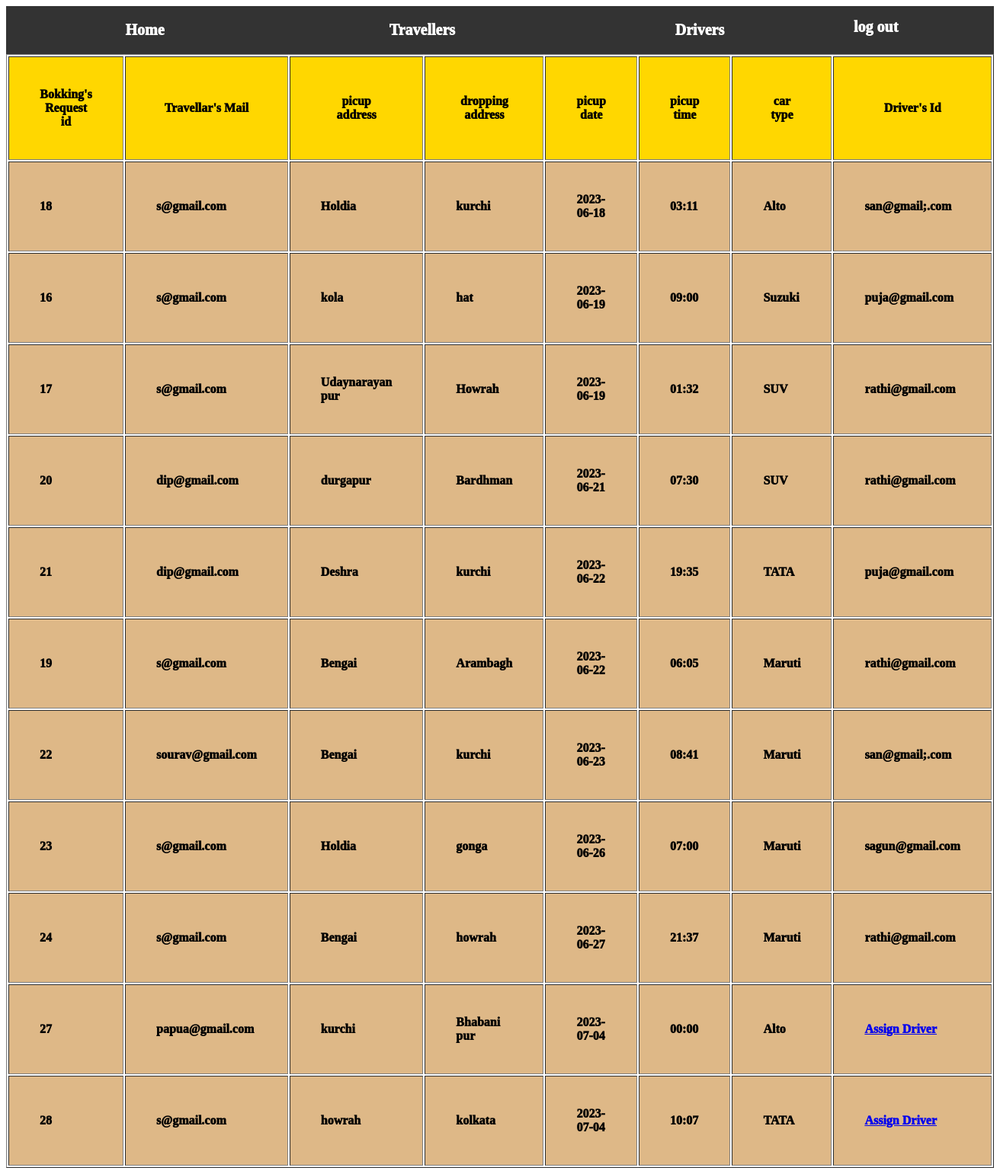
/bokking_display.php, run on the app's committed database.
### tables this page shows
CREATE TABLE `booking` (
  `tr_id` int(10) NOT NULL,
  `tmail` varchar(30) NOT NULL,
  `pic_up_address` varchar(50) NOT NULL,
  `dropping_address` varchar(50) NOT NULL,
  `pic_up_date` date NOT NULL,
  `pic_up_time` varchar(15) NOT NULL,
  `car_type` varchar(20) NOT NULL,
  `Status` varchar(20) NOT NULL,
  `d_mail` varchar(50) NOT NULL,
  `Cost` int(11) NOT NULL,
  `pament` varchar(6) NOT NULL
);

### bokking_display.php (the view, shortened to what this page needs)
<!DOCTYPE html>
<html lang="en">
<head>
</head>
<body>
<nav class="nevigation">
             <a href="home.html">Home</a>
              <a href="travelar_display.php" class="box">Travellers</a></div>
              <a href="driver_display.php" class="box">Drivers</a></div>
              <p class="flex-align-left">
              <a href="admin_logout.php">log out</a>
            </p>
      </nav>
<?php
$con=mysqli_connect("localhost","root","","cab");
$result = mysqli_query($con,"SELECT * FROM booking order by pic_up_date");
echo "<table border='1'>
<tr>
<th>Bokking's Request id</th>
<th>Travellar's Mail</th>
<th>picup address</th>
<th>dropping address</th>
<th>picup date</th>
<th>picup time</th>
<th>car type</th>
<th>Driver's Id</th>
</tr>";
while($row = mysqli_fetch_array($result))
  {
  echo "<tr>";
  echo "<td>" . $row['tr_id'] . "</td>";
  echo "<td>" . $row['tmail'] . "</td>";
  echo "<td>" . $row['pic_up_address'] . "</td>";
  echo "<td>" . $row['dropping_address'] . "</td>";
  echo "<td>" . $row['pic_up_date'] . "</td>";
  echo "<td>" . $row['pic_up_time'] . "</td>";
  echo "<td>" . $row['car_type'] . "</td>";
  if($row['Status'] == 'New')
	echo "<td><a href='Available_driver_list.php?trid=" . $row['tr_id'] . "&tdate=". $row['pic_up_date'] . "'>Assign Driver</td>";
  else
  echo "<td>" . $row['d_mail'] . "</td>";
  echo "</tr>";
  }
echo "</table>";
?>
</body>
</html>

### bokking_display.php (style rules this page uses)
* { font-weight: 1000; }
th,td { padding: 40px; }
tr { background-color:gold; }
td { background-color:burlywood; }
nav a { padding: 20px; color: white; text-decoration: none; font-size: 20px; width: 25%; text-align: center; ; }
nav { display: flex; background-color: #333; width: 100%; overflow: auto; }

### data on the page
booking: tr_id "18", tmail "s@gmail.com", pic_up_address "Holdia", dropping_address "kurchi", pic_up_date "2023-06-18", pic_up_time "03:11", car_type "Alto", d_mail "san@gmail;.com"
booking: tr_id "16", tmail "s@gmail.com", pic_up_address "kola", dropping_address "hat", pic_up_date "2023-06-19", pic_up_time "09:00", car_type "Suzuki", d_mail "puja@gmail.com"
booking: tr_id "17", tmail "s@gmail.com", pic_up_address "Udaynarayan pur", dropping_address "Howrah", pic_up_date "2023-06-19", pic_up_time "01:32", car_type "SUV", d_mail "rathi@gmail.com"
booking: tr_id "20", tmail "dip@gmail.com", pic_up_address "durgapur", dropping_address "Bardhman", pic_up_date "2023-06-21", pic_up_time "07:30", car_type "SUV", d_mail "rathi@gmail.com"
booking: tr_id "21", tmail "dip@gmail.com", pic_up_address "Deshra", dropping_address "kurchi", pic_up_date "2023-06-22", pic_up_time "19:35", car_type "TATA", d_mail "puja@gmail.com"
booking: tr_id "19", tmail "s@gmail.com", pic_up_address "Bengai", dropping_address "Arambagh", pic_up_date "2023-06-22", pic_up_time "06:05", car_type "Maruti", d_mail "rathi@gmail.com"
booking: tr_id "22", tmail "sourav@gmail.com", pic_up_address "Bengai", dropping_address "kurchi", pic_up_date "2023-06-23", pic_up_time "08:41", car_type "Maruti", d_mail "san@gmail;.com"
booking: tr_id "23", tmail "s@gmail.com", pic_up_address "Holdia", dropping_address "gonga", pic_up_date "2023-06-26", pic_up_time "07:00", car_type "Maruti", d_mail "sagun@gmail.com"
booking: tr_id "24", tmail "s@gmail.com", pic_up_address "Bengai", dropping_address "howrah", pic_up_date "2023-06-27", pic_up_time "21:37", car_type "Maruti", d_mail "rathi@gmail.com"
booking: tr_id "27", tmail "papua@gmail.com", pic_up_address "kurchi", dropping_address "Bhabani pur", pic_up_date "2023-07-04", pic_up_time "00:00", car_type "Alto"
booking: tr_id "28", tmail "s@gmail.com", pic_up_address "howrah", dropping_address "kolkata", pic_up_date "2023-07-04", pic_up_time "10:07", car_type "TATA"
